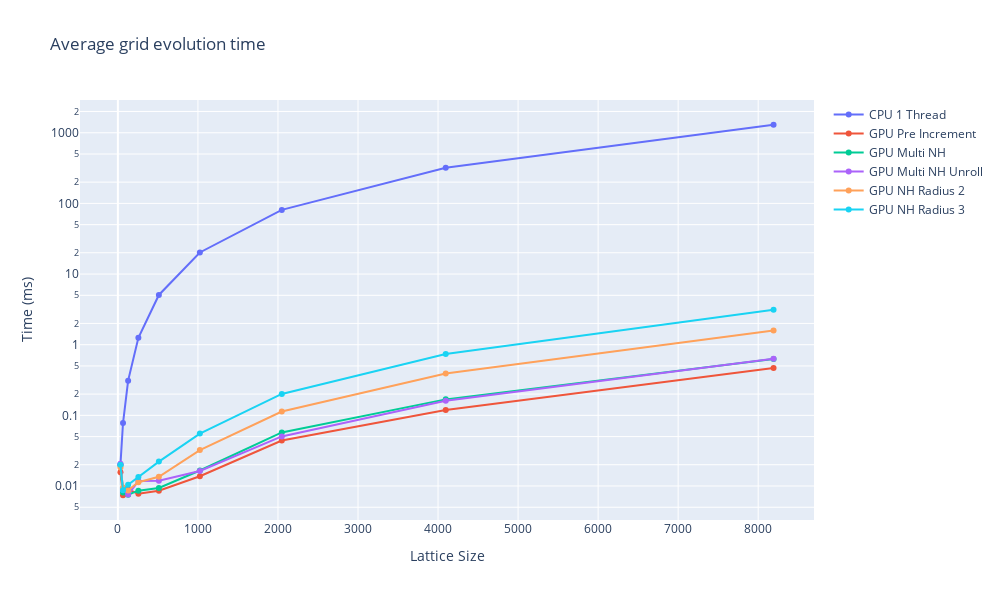

The cell this chart's notebook holds for it:
### Code cell
fig = go.Figure()
for name, df, _ in runs:
    fig.add_trace(go.Scatter(
        x=df["size"],
        y=df["avgEvolveTime"] / 1e6,  # time is originally in ns
        mode="lines+markers",
        name=name,
    ))
fig.update_layout(title="Average grid evolution time", xaxis_title='Lattice Size', yaxis_title="Time (ms)", width=1000, height=600)
fig.update_yaxes(type="log")
fig.show()

### Figure 1 — Plotly figure (JSON) as saved in the notebook; plotly's stock layout.template omitted (floating-point values rounded to 4 significant figures)
{"data": [{"mode": "lines+markers", "name": "CPU 1 Thread", "type": "scatter", "x": [32, 64, 128, 256, 512, 1024, 2048, 4096, 8192], "y": [0.02027, 0.0778, 0.3099, 1.252, 5.06, 20.21, 80.95, 319.5, 1298.0]}, {"mode": "lines+markers", "name": "GPU Pre Increment", "type": "scatter", "x": [32, 64, 128, 256, 512, 1024, 2048, 4096, 8192], "y": [0.01562, 0.007396, 0.008912, 0.007747, 0.008573, 0.01373, 0.0441, 0.1192, 0.4693]}, {"mode": "lines+markers", "name": "GPU Multi NH", "type": "scatter", "x": [32, 64, 128, 256, 512, 1024, 2048, 4096, 8192], "y": [0.01946, 0.008072, 0.007516, 0.00858, 0.009366, 0.01656, 0.05727, 0.1683, 0.6262]}, {"mode": "lines+markers", "name": "GPU Multi NH Unroll", "type": "scatter", "x": [32, 64, 128, 256, 512, 1024, 2048, 4096, 8192], "y": [0.02067, 0.008833, 0.007563, 0.01174, 0.01189, 0.01632, 0.0503, 0.1611, 0.6312]}, {"mode": "lines+markers", "name": "GPU NH Radius 2", "type": "scatter", "x": [32, 64, 128, 256, 512, 1024, 2048, 4096, 8192], "y": [0.0182, 0.009534, 0.008662, 0.01132, 0.01353, 0.03222, 0.1133, 0.3901, 1.592]}, {"mode": "lines+markers", "name": "GPU NH Radius 3", "type": "scatter", "x": [32, 64, 128, 256, 512, 1024, 2048, 4096, 8192], "y": [0.01996, 0.00869, 0.01043, 0.01342, 0.02214, 0.05515, 0.201, 0.7369, 3.121]}], "layout": {"height": 600, "title": {"text": "Average grid evolution time"}, "width": 1000, "xaxis": {"title": {"text": "Lattice Size"}}, "yaxis": {"title": {"text": "Time (ms)"}, "type": "log"}}}
